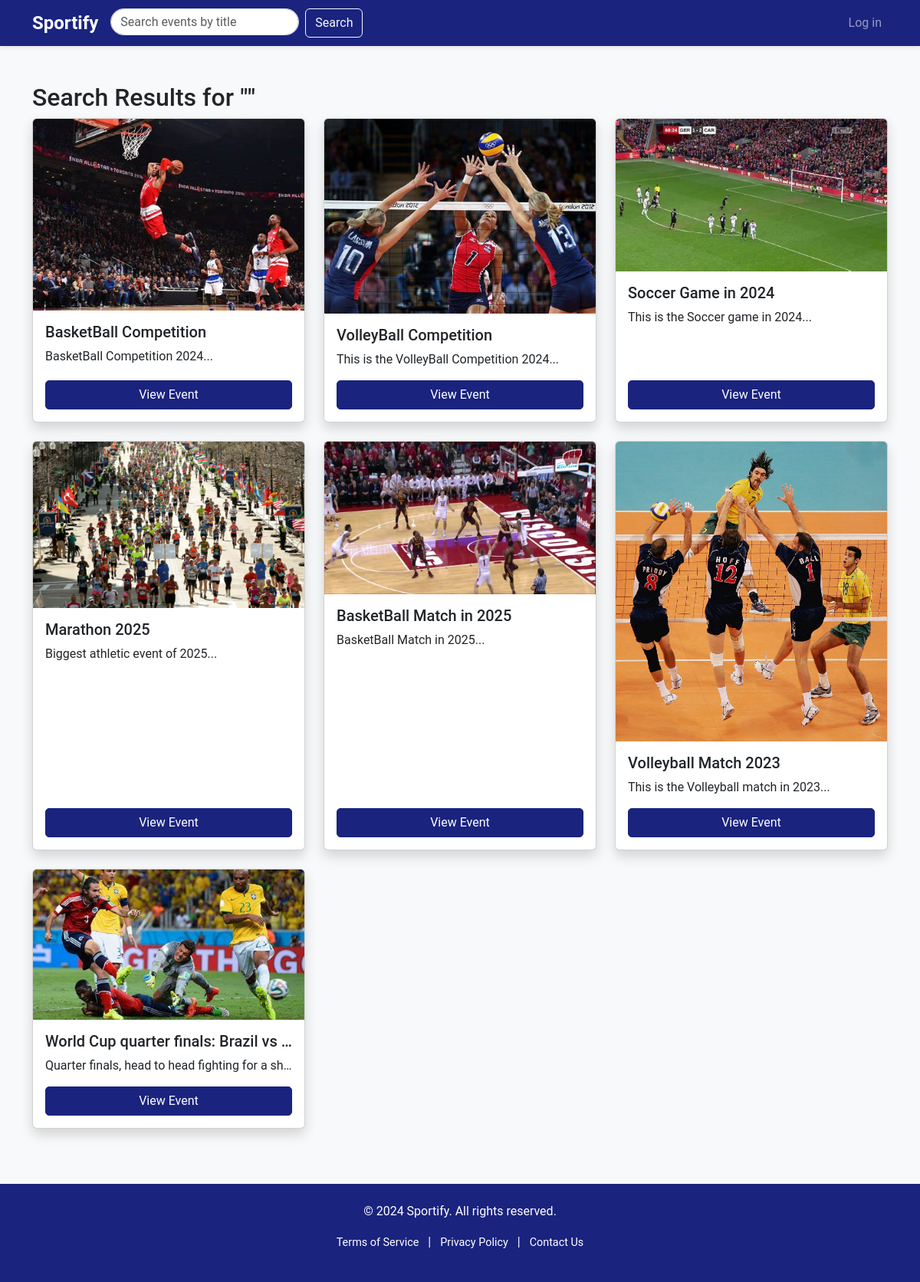
Page /event/search on the committed database.
### website/models.py (models this page shows, shortened)
class Event(db.Model):
    __tablename__ = 'events'
    id = db.Column(db.Integer, primary_key=True)
    name = db.Column(db.String(80), nullable=False)
    description = db.Column(db.Text, nullable=False)
    image = db.Column(db.String(150), nullable=False)  # Store path to the image
    price = db.Column(db.Integer, nullable=False)
    location = db.Column(db.String(150), nullable=False)
    datetime = db.Column(db.DateTime, nullable=False)
    capacity = db.Column(db.Integer, nullable=False)
    category = db.Column(db.String(50), nullable=False)
    status = db.Column(
        Enum(
            'Open', 'Inactive', 'Cancelled','Sold out', name='status of event'
        ),
        default='Open',
        nullable=False)
    user_id = db.Column(db.Integer, db.ForeignKey('users.id'), nullable=False)
    comments = db.relationship('Comment', backref='event', lazy=True)
    order = db.relationship('Order', backref='event', lazy=True)

### website/event.py (the view)
@eventbp.route('/search', methods=['GET'])
def search():
    query = request.args.get('query', '')
    results = Event.query.filter(Event.name.ilike(f"%{query}%")).all()  # Perform a case-insensitive search
    if not results:
        flash("No events found matching your search criteria.", "warning")
    return render_template('event/search_results.html', results=results, query=query)

### website/templates/event/search_results.html
{% extends "base.html" %}
{% block content %}
<main class="container my-5">
    <h2>Search Results for "{{ query }}"</h2>
    {% if results %}
        <div class="row">
            {% for event in results %}
                <div class="col-md-4 mb-4">
                    <div class="card h-100 shadow">
                        <img src="{{ event.image }}" class="card-img-top" alt="{{ event.name }}">
                        <div class="card-body">
                            <h5 class="card-title">{{ event.name }}</h5>
                            <p class="card-text">{{ event.description[:100] }}...</p>
                            <a href="{{ url_for('event.show', id=event.id) }}" class="btn btn-primary">View Event</a>
                        </div>
                    </div>
                </div>
            {% endfor %}
        </div>
    {% else %}
        <p>No events found.</p>
    {% endif %}
</main>
{% endblock %}

### website/static/style/main.css (style rules this page uses)
body { font-family: 'Roboto', sans-serif; background-color: #f8f9fa; }
.card { transition: transform 0.2s; box-shadow: 0 4px 8px rgba(0, 0, 0, 0.1); }
.card-title, .card-text { white-space: nowrap; overflow: hidden; text-overflow: ellipsis; }
.btn-primary { background-color: #1a237e; border-color: #1a237e; border-radius: 5px; }
.card-body { flex-grow: 1; display: flex; flex-direction: column; justify-content: space-between; }
.card-body .btn { width: 100%; margin-top: auto; }
.card-text { margin-bottom: 15px; }

### rows in the picture
Event: image (picture), name "BasketBall Competition", description "BasketBall Competition 2024"
Event: image (picture), name "VolleyBall Competition", description "This is the VolleyBall Competition 2024"
Event: image (picture), name "Soccer Game in 2024", description "This is the Soccer game in 2024"
Event: image (picture), name "Marathon 2025", description "Biggest athletic event of 2025"
Event: image (picture), name "BasketBall Match in 2025", description "BasketBall Match in 2025"
Event: image (picture), name "Volleyball Match 2023", description "This is the Volleyball match in 2023"
Event: image (picture), name "World Cup quarter finals: Brazil vs…", description "Quarter finals, head to head fighting for a sh…"
